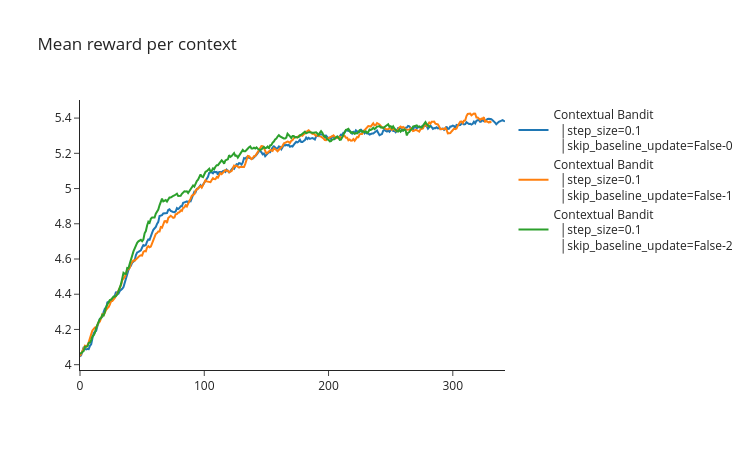

Notebook code cell kept with this figure:
### Code cell
import numpy as np
import plotly.graph_objects as go
CONFIG = dict(displayModeBar=False)

def moving_avg(a, n):
    ret = np.cumsum(a, dtype=float)
    ret[n:] = ret[n:] - ret[:-n]
    return ret[n - 1 :] / n


# theft from utils
def plot_rewards_with_context(
    all_rewards: list[np.ndarray],
    all_contexts: list[np.ndarray],
    names: list[str],
    moving_avg_window: int | None = 15,
    filename: str | None = None,
):
    # names = ["<br>" + name.replace(", ", "<br>  ").replace("(", "<br>  ").replace(")", "") + "<br>" for name in names]
    names = [name.replace(", ", "<br>  │").replace("(", "<br>  │").replace(")", "") for name in names]

    fig = go.Figure(layout=dict(template="simple_white", title_text="Mean reward per context"))

    for rewards, contexts, name in zip(all_rewards, all_contexts, names):
        # get unique contexts
        unique_contexts = np.unique(contexts)
        for ctx in unique_contexts:
            mask = contexts == ctx
            masked_rewards = np.where(mask, rewards, np.nan)
            rewards_avg = np.nanmean(masked_rewards, axis=0)

            # remove nans
            rewards_avg = rewards_avg[~np.isnan(rewards_avg)]

            if moving_avg_window is not None:
                rewards_avg = moving_avg(rewards_avg, moving_avg_window)

            fig.add_trace(go.Scatter(y=rewards_avg, mode="lines", name=f"{name}-{ctx}"))

    fig.update_layout(height=450, width=750).show(config=CONFIG)
    if filename is not None:
        fig.write_html(filename, config=CONFIG)



plot_rewards_with_context(all_rewards, all_contexts, names)

### Figure 1 — Plotly figure (JSON) as saved in the notebook; plotly's stock layout.template omitted (floating-point values rounded to 4 significant figures; data arrays with more than 128 entries replaced by an {"elided": "..."} marker saying what was removed)
{"data": [{"mode": "lines", "name": "Contextual Bandit<br>  │step_size=0.1<br>  │skip_baseline_update=False-0", "type": "scatter", "y": {"elided": "343 float values"}}, {"mode": "lines", "name": "Contextual Bandit<br>  │step_size=0.1<br>  │skip_baseline_update=False-1", "type": "scatter", "y": {"elided": "332 float values"}}, {"mode": "lines", "name": "Contextual Bandit<br>  │step_size=0.1<br>  │skip_baseline_update=False-2", "type": "scatter", "y": {"elided": "283 float values"}}], "layout": {"height": 450, "title": {"text": "Mean reward per context"}, "width": 750}}
